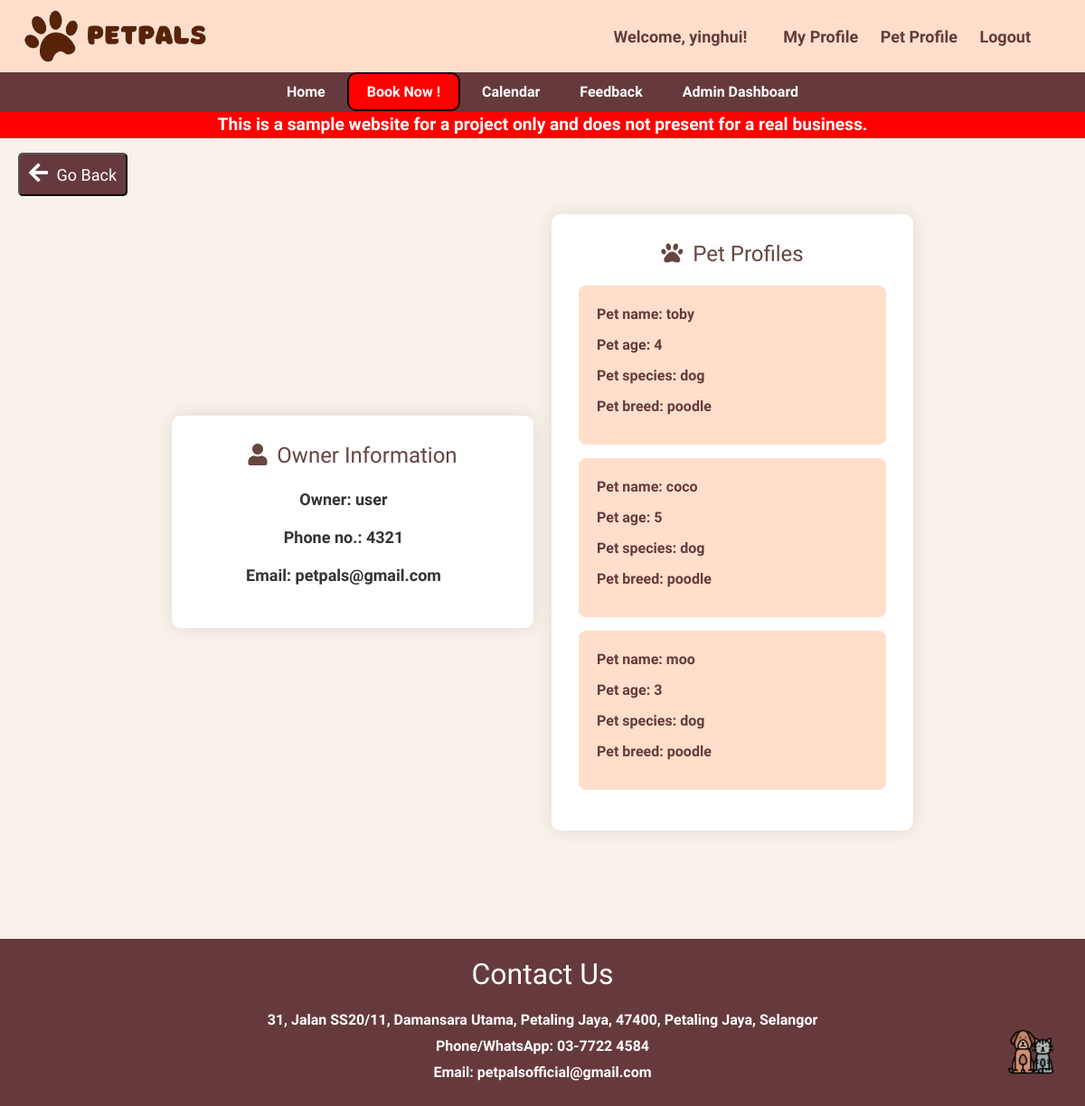
Page /ownerprofile/106/ (signed in) on the committed database.
### main/models.py (models this page shows, shortened)
class Booking(models.Model):
    owner = models.ForeignKey(Owner, null=True, on_delete=models.CASCADE)
    pet = models.ManyToManyField(Pet)
    room = models.ForeignKey(Room, null=True, on_delete=models.CASCADE)
    date = models.DateField(blank=True, null=True)
    TIME_CHOICES = [
        ('09:00', '9:00'),
        ('10:00', '10:00'),
        ('11:00', '11:00'),
        ('12:00', '12:00'),
        ('14:00', '2:00'),
        ('15:00', '3:00'),
        ('16:00', '4:00'),
        ('17:00', '5:00'),
        ('full_day', 'Full (7:00-19:00)'),
        ('morning', 'Morning (7:00-12:00)'),
        ('noon', 'Noon (13:00-19:00)'),
    ]
    time = models.CharField(max_length=10, choices=TIME_CHOICES, blank=True, null=True)
    SERVICE_CHOICES = [
        ('Hair Grooming', 'Hair Grooming'),
        ('Bath and Dry', 'Bath and Dry'),
        ('Pet Hotel', 'Pet Hotel'),
        ('Pet Daycare', 'Pet Daycare'),
    ]
    service = models.CharField(max_length=50, choices=SERVICE_CHOICES)
    STATUS_CHOICES = [
        ('Ongoing', 'Ongoing'),
        ('Completed', 'Completed'),
        ('Cancelled', 'Cancelled'),
    ]
    status = models.CharField(max_length=20, choices=STATUS_CHOICES, default='Ongoing')
    checkin = models.DateField(null=True, blank=True)
    checkout = models.DateField(null=True, blank=True)

class Owner(models.Model):
    user = models.OneToOneField(User, on_delete=models.CASCADE)
    phone_number = models.CharField(max_length=15, blank=True)
    email = models.EmailField(blank=True)
    def __str__(self):
        return self.user.username

class Pet(models.Model):
    name = models.CharField(max_length=20)
    owner = models.ForeignKey(Owner, null=True, on_delete=models.CASCADE)
    age = models.PositiveBigIntegerField()
    species = models.CharField(max_length=50)
    breed = models.CharField(max_length=50)
    profile_pic = models.ImageField(default="profile.jpg", null=True, blank=True)
    def __str__(self):
        return self.name

### main/views.py (the view)
# urls.py: path('ownerprofile/<int:booking_id>/', views.ownerpf, name='ownerpf'),
def ownerpf(request, booking_id):
    booking = get_object_or_404(Booking, id=booking_id)
    pets = booking.pet.all()
    print(pets)  # Debug output
    return render(request, 'admin_showprofile.html', {'booking': booking, 'pets': pets})

### main/templates/admin_showprofile.html (shortened to what this page needs)
{% extends 'base.html' %}
{% block content %}
<!DOCTYPE html>
<html lang="en">
<head>
    <link rel="stylesheet" href="https://cdnjs.cloudflare.com/ajax/libs/font-awesome/5.15.3/css/all.min.css">
</head>
<body>
<a href="{% url 'admin_dashboard' %}"><button><i class="fas fa-arrow-left"></i> Go Back</button></a>
    <div class="container-wrapper">
        <div class="profile1">
            <h2 class="pf"><i class="fas fa-user"></i> Owner Information</h2>
            <div class="profile-info">
                <p><strong>Owner:</strong> {{ booking.owner }}</p>
                <p><strong>Phone no.:</strong> {{ booking.owner.phone_number }}</p>
                <p><strong>Email:</strong> {{ booking.owner.email }}</p>
            </div>
        </div>
        <div class="bigcontainer">
            <h2 class="pf"><i class="fas fa-paw"></i> Pet Profiles</h2>
            {% for pet in pets %}
            <div class="profile-container">
                <div class="profile-info">
                    <p><strong>Pet name:</strong> {{ pet.name }}</p>
                    <p><strong>Pet age:</strong> {{ pet.age }}</p>
                    <p><strong>Pet species:</strong> {{ pet.species }}</p>
                    <p><strong>Pet breed:</strong> {{ pet.breed }}</p>
                </div>
            </div>
            {% endfor %}
        </div>
    </div>
</html>
{% endblock %}

### main/templates/navbar.html (shortened to what this page needs)
{% load static %}
    <header>
        <img src="{% static 'image/PetPals.png' %}" alt="Pawlogo" width="auto" height="80">
        <div class="profile-bar">
            <div class="profile-info">
                {% if request.user.is_authenticated %}
                    <span>Welcome, {{ request.user }}!</span>
                {% else %}
                    <span>Welcome, Guest!</span>
                {% endif %}
            </div>
                <div class="profile-actions">
                    {% if user.is_authenticated %}
                        <a href="{% url 'profile' %}">My Profile</a>
                        <a href="{% url 'petprofile' %}">Pet Profile</a>
                        <a href="{% url 'logout' %}">Logout</a>
                    {% else %}
                        <a href="{% url 'login' %}">Sign In</a>
                        <a href="{% url 'register' %}">Sign Up</a>
                    {% endif %}
                </div>
        </div>
    </header>
    <nav class="navigation">
        {% if user.is_authenticated %}
        <a href="{% url 'home' %}">Home</a>
        <a href="{% url 'bookingpage' %}" class="book">Book Now !</a>
        <a href="{% url 'calendar' %}">Calendar</a>
        <a href ="{% url 'feedback' %}">Feedback</a>
        {% else %}
        <a href="{% url 'home' %}">Home</a>
        <a href="#services">Services</a>
        {% endif %}
        {% if request.user.is_staff %}
        <a href="{% url 'admin_dashboard' %}" >Admin Dashboard </a>
        {% endif %}
    </nav>

### main/templates/base.html (style rules this page uses)
body { font-family: "Quicksand", sans-serif; font-optical-sizing: auto; font-weight: 600; font-style: normal; margin: 0 !important; padding: 0; background-color: #F9F2EB; display: flex; flex-direction: column; min-height: 100vh; }
h2 { text-align: center; color: #8B4513; margin-bottom: 20px; font-size: xx-large; }
.fas { font-size: 24px; }

### main/templates/navbar.html (style rules this page uses)
header { background-color: rgb(255, 223, 203); padding: 0px; text-align: center; color: rgb(102, 58, 60); display: flex; justify-content: space-between; align-items: center; }
.navigation { background-color:rgb(102,58,60); padding: 10px 0; text-align: center; }
.navigation a { color: white; text-decoration: none; padding: 10px 20px; }
.profile-bar { display: flex; align-items: center; margin-right: 5%; font-size: large; }
.profile-info { margin-right: 20px; }
.profile-info span { font-weight: bold; }
.profile-actions a { color: rgb(102,58,60); text-decoration: none; margin-left: 20px; }
.book { border-radius: 10px; border: 2px solid black; background-color: red; color:white; }

### main/templates/admin_showprofile.html (style rules this page uses)
body { font-family: "Quicksand", sans-serif; background-color: #F9F2EB; margin: 0; padding: 0; }
.container-wrapper { display: flex; justify-content: center; align-items: center; margin-top: 20px; text-align: center; max-width: 100%; padding: 0 20px; }
.profile1, .bigcontainer { width: 400px; margin-bottom: 20px; padding: 30px; background-color: #fff; color: #66463F; border-radius: 10px; box-shadow: 0 0 20px rgba(0, 0, 0, 0.1); }
.profile1 { margin-right: 20px; }
.pf { margin-bottom: 20px; color: #66463F; font-size: 24px; }
.profile-info p { margin-bottom: 15px; font-size: 18px; color: #333; }
.profile-container { background-color: rgb(255,223,203); padding: 20px; border-radius: 8px; margin-bottom: 15px; text-align: left; }
.profile-container p { margin-bottom: 10px; font-size: 16px; color: rgb(102,58,60); }
button { background-color: rgb(102,58,60); color: white; padding: 8px 10px; font-size: 18px; border-radius: 5px; cursor: pointer; transition:0.3s ease; margin-left: 20px; }
a { text-decoration: none; }
.fas { margin-right: 5px; }

### rows in the picture
Booking: owner "user", owner.phone_number "4321", owner.email "petpals@gmail.com"
Pet: name "toby", age "4", species "dog", breed "poodle"
Pet: name "coco", age "5", species "dog", breed "poodle"
Pet: name "moo", age "3", species "dog", breed "poodle"

### other values in the picture
{{ request.user }} "yinghui"
